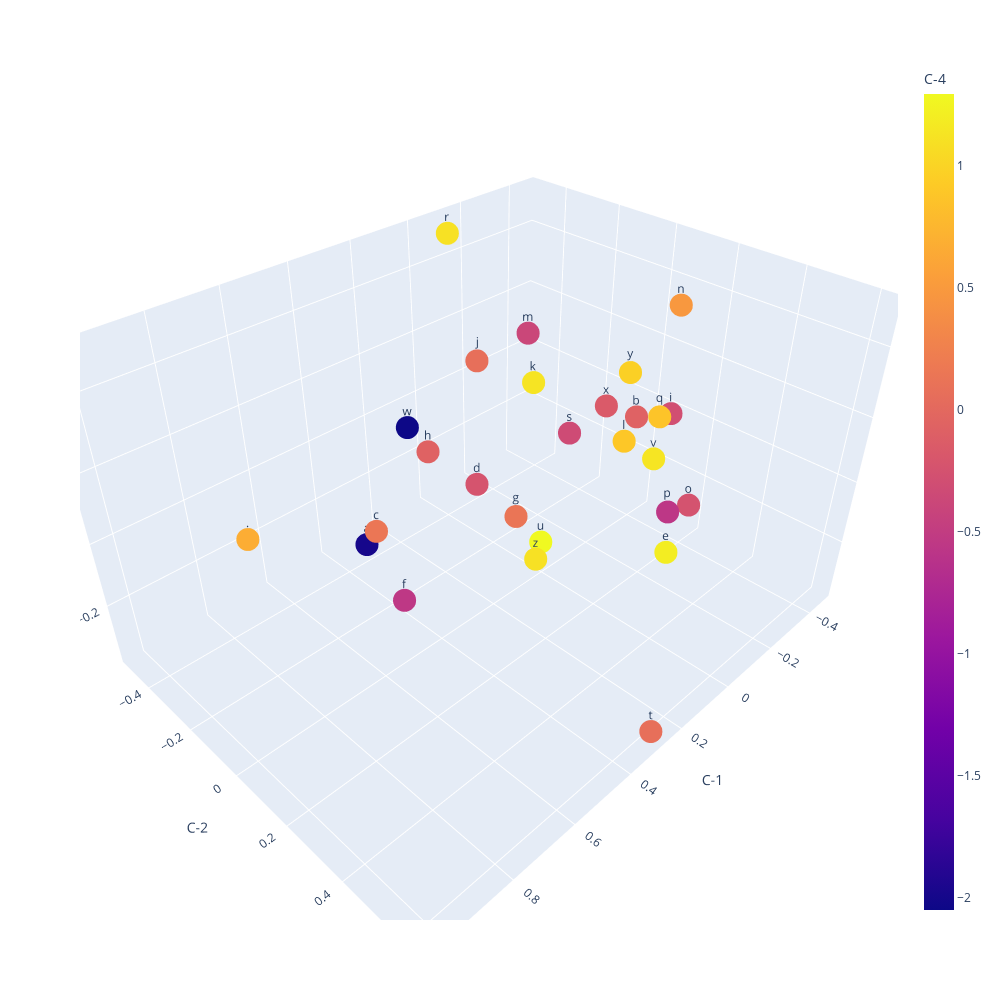

Here is the notebook cell this chart was saved with:
### Code cell
layers[0].plot_embeddings()

### Figure 1 — Plotly figure (JSON) as saved in the notebook; plotly's stock layout.template omitted (floating-point values rounded to 4 significant figures)
{"data": [{"hovertemplate": "C-1=%{x}<br>C-2=%{y}<br>C-3=%{z}<br>text=%{text}<br>C-4=%{marker.color}<extra></extra>", "legendgroup": "", "marker": {"color": [0.6693, -1.992, -0.07762, 0.1451, -0.2334, 1.199, -0.5528, 0.1328, -0.06857, -0.2901, 0.07289, 1.13, 0.897, -0.3799, 0.4817, -0.2421, -0.5677, 0.8689, 1.105, -0.3358, 0.07121, 1.292, 1.133, -2.05, -0.1553, 0.9709, 1.103], "coloraxis": "coloraxis", "symbol": "circle"}, "mode": "markers+text", "name": "", "scene": "scene", "showlegend": false, "text": [".", "a", "b", "c", "d", "e", "f", "g", "h", "i", "j", "k", "l", "m", "n", "o", "p", "q", "r", "s", "t", "u", "v", "w", "x", "y", "z"], "type": "scatter3d", "x": [1.015, 0.3545, -0.1855, 0.4185, 0.03489, -0.2112, 0.5469, 0.02567, -0.008586, -0.4567, 0.1025, 0.1163, -0.1989, -0.3245, -0.2303, -0.3517, 0.04692, -0.104, -0.05987, -0.412, 0.2824, -0.008745, -0.2484, 0.109, -0.2861, -0.1898, 0.2239], "y": [0.1571, -0.3666, 0.1539, -0.2322, -0.235, 0.2817, 0.02951, -0.0839, -0.4983, 0.08161, -0.1618, 0.05234, 0.1105, -0.376, 0.2244, 0.248, 0.4382, 0.2829, -0.4403, -0.2646, 0.62, -0.01559, 0.1802, -0.451, -0.02731, 0.1179, 0.1744], "z": [0.3719, -0.3005, 0.1238, -0.1444, -0.1799, -0.2826, -0.1492, -0.2231, -0.2073, -0.01226, 0.2822, 0.3084, 0.02084, 0.1345, 0.458, -0.2059, 0.07691, 0.2141, 0.507, -0.2138, -0.3694, -0.298, -0.02822, -0.04605, 0.03978, 0.2429, -0.1195]}], "layout": {"coloraxis": {"colorbar": {"title": {"text": "C-4"}}, "colorscale": [[0, "#0d0887"], [0.1111, "#46039f"], [0.2222, "#7201a8"], [0.3333, "#9c179e"], [0.4444, "#bd3786"], [0.5556, "#d8576b"], [0.6667, "#ed7953"], [0.7778, "#fb9f3a"], [0.8889, "#fdca26"], [1, "#f0f921"]]}, "height": 1000, "legend": {"tracegroupgap": 0}, "margin": {"t": 60}, "scene": {"domain": {"x": [0, 1], "y": [0, 1]}, "xaxis": {"title": {"text": "C-1"}}, "yaxis": {"title": {"text": "C-2"}}, "zaxis": {"title": {"text": "C-3"}}}, "width": 1000}}
